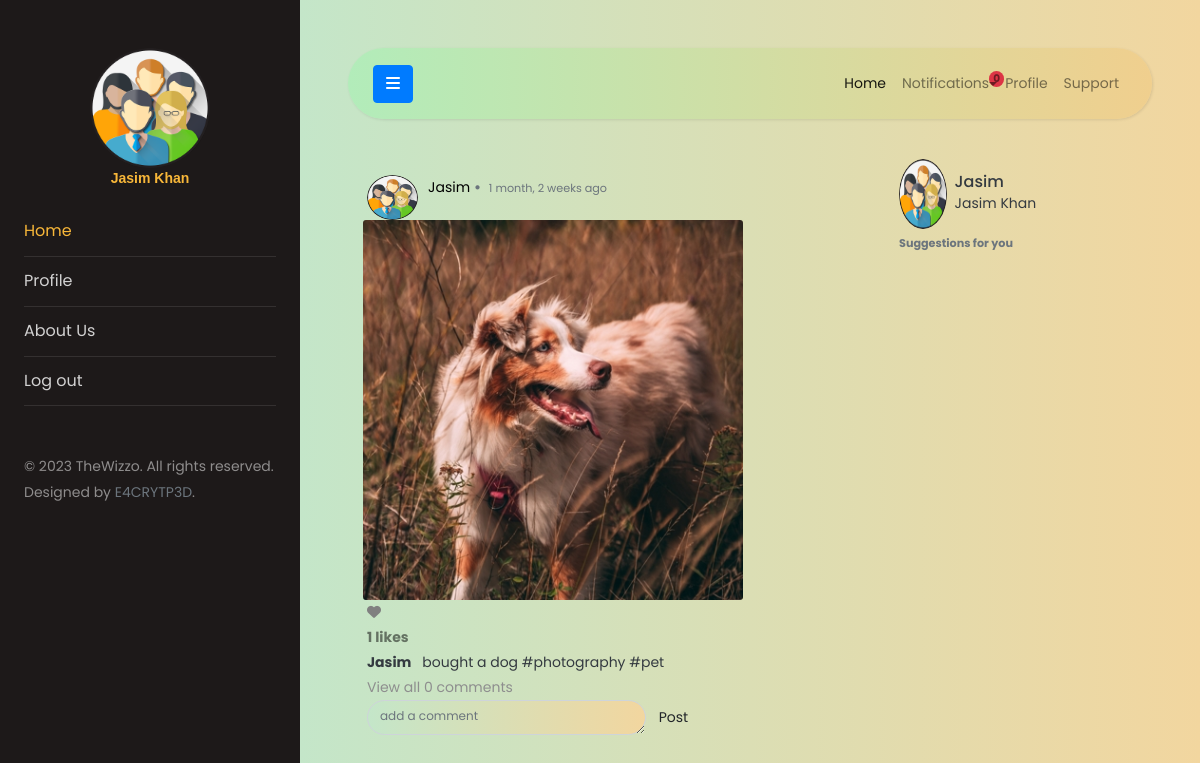
Page / (signed in) on the committed database.
### users/models.py (models this page shows, shortened)
class User(AbstractUser):
    genders = [
        ('Male', 'Male'),
        ('Female', 'Female'),
        ('Custom', 'Custom'),
        ('Prefer not to say', 'Prefer not to say')
    ]
    date_of_birth = models.DateField(blank=True, null=True)
    gender = models.CharField(
        choices=genders, max_length=20, default="Unknown")

class Profile(models.Model):
    user = models.OneToOneField(
        'User', related_name='profile', on_delete=models.CASCADE)
    bio = models.CharField(default="", blank=True, null=True, max_length=75)
    follows = models.ManyToManyField(
        User, related_name='follows', blank=True, symmetrical=False)
    updated = models.DateTimeField(auto_now=True)
    created = models.DateTimeField(auto_now_add=True)
    profile_pic = models.ImageField(
        upload_to='profile_pics', blank=True, null=True)

### usertimeline/models.py (models this page shows, shortened)
class Post(models.Model):
    image = models.ImageField(upload_to='posts', blank=True)
    caption = models.TextField(max_length=150)
    likes = models.ManyToManyField(User, related_name='postlikes', blank=True)
    post_created = models.DateTimeField(auto_now_add=True)
    post_updated = models.DateTimeField(auto_now=True)
    user = models.ForeignKey(
        User, related_name='post', on_delete=models.CASCADE)
    class Meta:
        ordering = ['-post_created']
    def get_likes(self):
        return self.likes.all().count()

### usertimeline/views.py (the view)
# urls.py: 2. Add a URL to urlpatterns:  path('', views.home, name='home')
def home(request):
    if request.user.is_authenticated:
        form = CustomAuthenticationForm
        followed = request.user.profile.follows.all()
        posts = []
        for i in followed:
            if i.post.all().exists():
                posts += [i for i in i.post.all()]
        posts += [i for i in request.user.post.all() if i]
        suggestions = cache.get_or_set('suggestions', get_suggestions(
            request.user.username), version=request.user.id)
        return render(request, 'usertimeline/userfeed.html', {'form': form, 'posts': posts, 'suggestions': suggestions})
    else:
        return redirect('userlogin')

### users/utils.py (called while the page is built, shortened)
def get_suggestions(current_user):
    suggestions = []
    user = User.objects.prefetch_related(
        'profile', 'follows').get(username=current_user)
    if len(suggestions) >= 5:
        return random.sample(suggestions, 5)
    else:
        return suggestions

### usertimeline/models.py (called while the page is built)
    def all(self):
        return super().filter(is_seen=False)

### templates/usertimeline/userfeed.html (shortened to what this page needs)
{% extends 'base.html' %}
{% block home %}
active
{% endblock home %}
{% block content %}
<div class="container">
    <div class="row">
        <div class="col-md-8 col-sm-auto justify-content-center">
            {% for post in posts %}
            <div class="w-75 my-3">
                <div class="d-flex flex-column align-content-center justify-content-center">
                    <div class="d-flex flex-row mx-1">
                        <a href="{% url 'userprofile' post.user.username %}" class="user-link">
                            <img class="mr-3 position-relative rounded-circle"
                                src="{{post.user.profile.profile_pic.url}}" alt="{{post.user.first_name}}'s Profile Pic"
                                style="height: 45px;
                                width: 83%;">
                        </a>
                        <p class="flex-grow-1 text-dark my-0 align-self-start">
                            <a class="user-link" href="{% url 'userprofile' post.user.username %}">
                                {{post.user}}<span class="mx-1 font-weight-bold text-secondary">•</span>
                                <span class="small text-secondary">{{post.post_created|timesince}} ago</span></a>
                        </p>
                    </div>
                    <img class="card-img w-100" src="{{post.image.url}}" alt="{{post.caption}}"
                        style="min-height: 15rem;">
                    <div>
                        <form method="post" hx-post="{% url 'post-like' %}" class="d-inline"
                            hx-target="#post-like{{post.id}}" hx-trigger="click">
                            <div id="post-like{{post.id}}" class="d-inline">
                                {% if user in post.likes.all %}
                                <i class="fa-solid fa-heart fa-1x mx-1 text-danger"></i>
                                {% else %}
                                <i class="fa-solid fa-heart fa-1x mx-1"></i>
                                {% endif %}
                                <b class="mx-1 d-block text-black-50">{{post.get_likes}} likes</b>
                            </div>
                        </form>
                    </div>
                    <div style="margin-bottom: -16px;">
                        <p class="text-dark mx-1 font-weight-bold">{{post.user}}
                            <span class="text-dark ml-2 font-weight-lighter">{{post.caption}}</span>
                        </p>
                    </div>
                    <div class="mx-1 mt-0" id="comment-content{{post.id}}">
                        <a href="#comments" role="button" style="color:rgb(142, 142, 142);" data-bs-toggle="collapse"
                            data-bs-target="#comment-block{{post.id}}" aria-expanded="false"
                            aria-controls="comment-block{{post.id}}">
                            View all {{post.comments.all.count}} comments
                        </a>
                        <div>
                            <form method="post" hx-target="#comment-content{{post.id}}"
                                hx-post="{% url 'add-comment' %}">
                                <div class="form-floating d-flex flex-row">
                                    <textarea name="comment" class="form-control add-comment bg-gradient small"
                                        placeholder="add a comment" style="height: 35px;"></textarea>
                                    <input class="btn small" type="submit" style="font-size: 14px;" value="Post">
                                </div>
                            </form>
                        </div>
                    </div>
                </div>
            </div>
            {% endfor %}
        </div>
        <div class="col-4 d-none d-md-block mx-auto d-flex flex-column">
            <a href="{% url 'userprofile' user %}">
                <div class="d-flex flex-row align-items-center">
                    <img src="{{user.profile.profile_pic.url}}" alt="{{user}}" class="img-fluid rounded-circle"
                        style="height: 70px;width: 20%;">
                    <div>
                        <h6 class="mx-2 my-0 text-dark">{{user.username}}</h6>
                        <p class="mx-2 my-0 text-dark">{{user.get_full_name}}</p>
                    </div>
                </div>
            </a>
            <div>
                <h6 class="text-secondary small font-weight-bold my-2">Suggestions for you</h6>
            </div>
        </div>
    </div>
</div>
{% endblock content %}

### templates/base.html (shortened to what this page needs)
<!doctype html>
<html lang="en">
{% load static %}
<head>
	<link rel="stylesheet" href="https://cdnjs.cloudflare.com/ajax/libs/font-awesome/6.2.1/css/all.min.css"
 />
	<link rel="stylesheet" href="{% static 'css/style.css' %}">
</head>
<body>
	<div class="wrapper d-flex align-items-stretch">
		<nav id="sidebar">
			<div class="p-4 pt-5">
				<a href="#" class="img logo rounded-circle mb-5"
					style="background-image: url({{user.profile.profile_pic.url}});"></a>
				<p class="text-center -mt-50 profile-name">{{user.first_name}} {{user.last_name}}</p>
				<ul class="list-unstyled components mb-5">
					<li class="{% block home %}{% endblock home %}">
						<a href="{% url 'wizzo-home' %}">Home</a>
					</li>
					<li class="{% block profile %}{% endblock profile %}">
						<a href="{% url 'userprofile' user.username %}">Profile</a>
					</li>
					<li class="nav-item">
						<a class="nav-link" href="#">About Us</a>
					</li>
					<li>
						<a href="{% url 'userlogout' %}">Log out</a>
					</li>
				</ul>
				<div class="footer">
					<p>
						© 2023 TheWizzo. All rights reserved. Designed by <a href="https://github.com/e4crypt3d"
							target="_blank" class="text-decoration-none text-secondary">E4CRYTP3D</a>.
					</p>
				</div>
			</div>
		</nav>
		<div id="content" class="p-4 p-md-5 bg-gradient">
			<nav class="navbar navbar-expand-lg navbar-light navbar-gradient rounded-pill">
				<div class="container-fluid">
					<button type="button" id="sidebarCollapse" class="btn btn-primary">
						<i class="fa fa-bars"></i>
					</button>
					<div class="collapse navbar-collapse" id="topnavbar">
						<ul class="nav navbar-nav ml-auto">
							<li class="nav-item active">
								<a class="nav-link" href="{% url 'wizzo-home' %}">Home</a>
							</li>
							<li class="nav-item position-relative" id="notifications">
								{% include 'usertimeline/partials/notifications.html' %}
							</li>
							<li class="nav-item">
								<a class="nav-link" href="{% url 'userprofile' user.username %}">Profile</a>
							</li>
							<li class="nav-item">
								<a class="nav-link" href="#">Support</a>
							</li>
						</ul>
					</div>
				</div>
			</nav>
			{% block content %}
			{% endblock content %}
		</div>
	</div>
</body>
</html>

### templates/usertimeline/partials/notifications.html (shortened to what this page needs)
<a class="nav-link position-relative dropdown-toggle" href="#" type="button" data-bs-toggle="dropdown"
    data-bs-target="#notificationDropdown" aria-expanded="false">
    Notifications
    <span class="position-absolute top-0 start-100 translate-middle badge rounded-pill bg-danger">
        {{user.receiver.all.count}}
    </span>
</a>

### rows in the picture
User: profile.profile_pic (placeholder picture), first_name "Jasim", last_name "Khan", receiver.all.count "0", username "Jasim", get_full_name "Jasim Khan"
Post: user.profile.profile_pic (placeholder picture), user "Jasim", post_created "1 month, 2 weeks", image (picture), get_likes "1", caption "bought a dog #photography #pet", comments.all.count "0"
